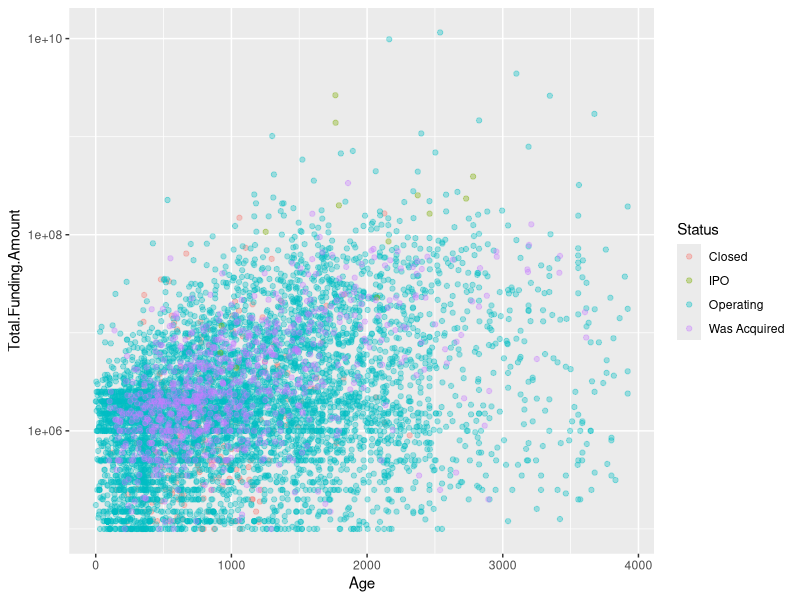
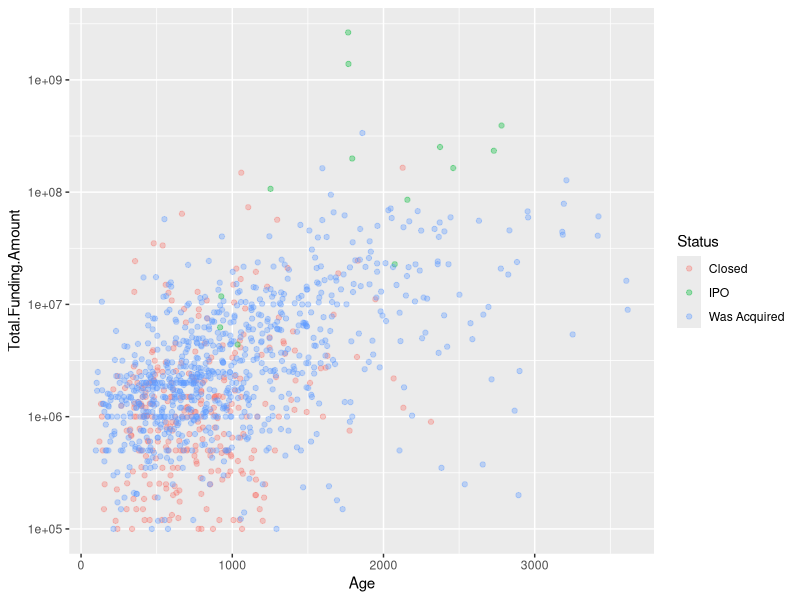
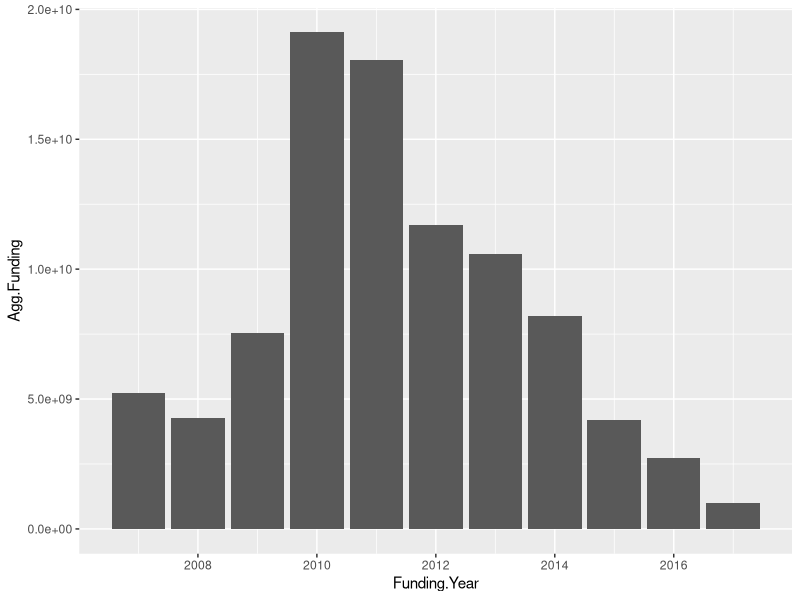
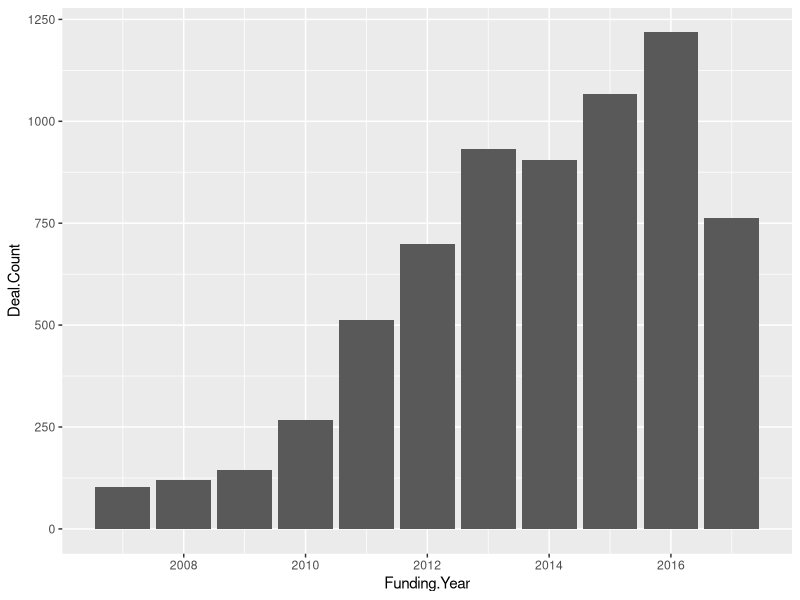
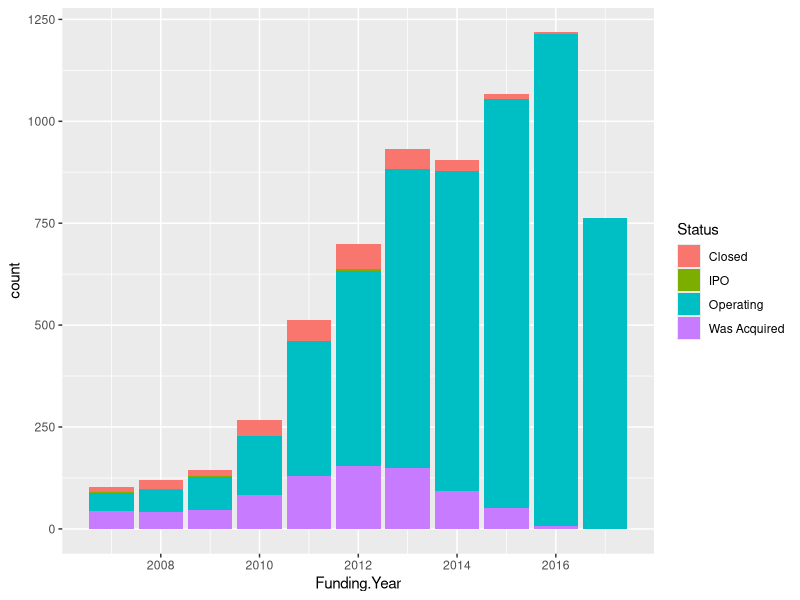
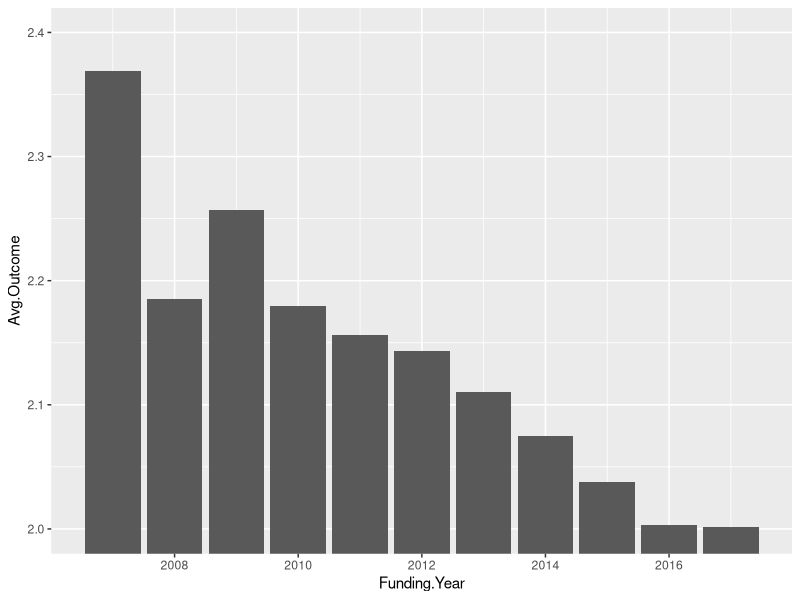
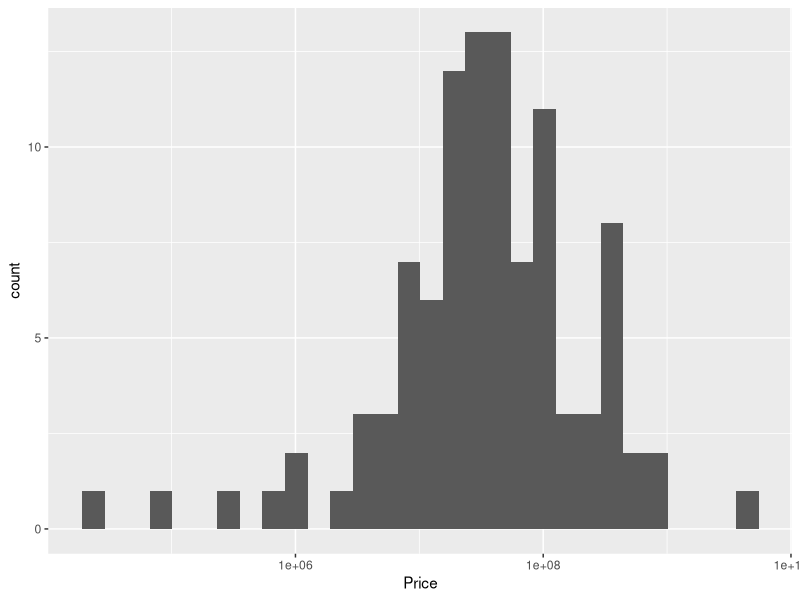
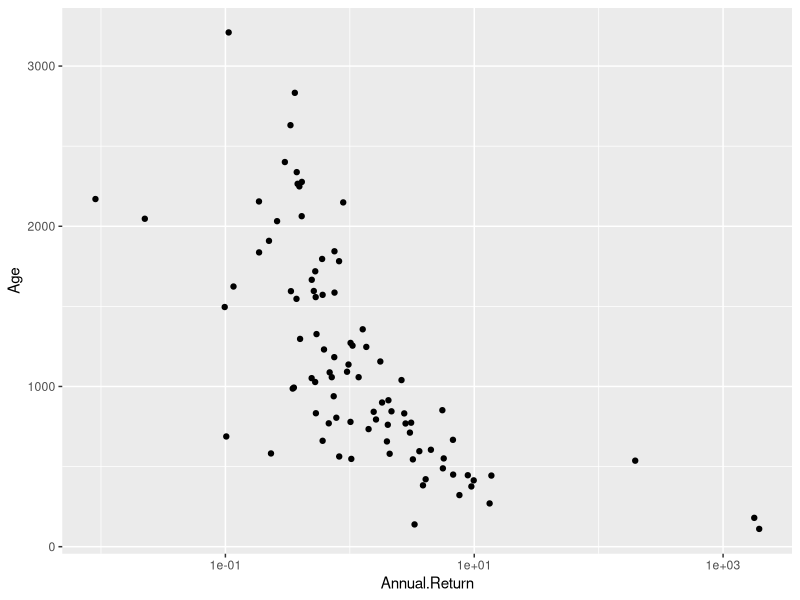

Source code (R) for these figures, in order:
## ---- chunk 1
knitr::opts_chunk$set(echo = TRUE)
## ---- chunk 2
library(plyr)
library(dplyr)
library(ggplot2)
library(zoo)
library(truncnorm)
data <- read.csv("cleancb.csv")
data$X <- NULL
nrow(data)
colnames(data)
attach(data)
## ---- chunk 3
#aardvark was acquired by Google in 2010 for $50Mm (verified by TechCrunch)
data$Price[which(data$Company.Name == "Aardvark")] <- 50000000
## ---- chunk 4
table1 <- as.data.frame(table(Status))
transform(table1, Relative = prop.table(Freq))
## ---- chunk 5
ddply(data, .(Status), summarize, MeanAge=mean(Age))
## ---- chunk 6
data$First.Funding <- as.Date(data$First.Funding)
data.baked <- subset(data, First.Funding < '2015-12-14')
table2 <- as.data.frame(table(data.baked$Status))
transform(table2, Relative = prop.table(Freq))
## ---- chunk 7
ggplot(data, aes(x = Age, y = Total.Funding.Amount, col = Status, alpha = 0.1)) + geom_jitter(alpha = 0.35) + scale_y_log10()
## ---- chunk 8
data3 <- subset(data, Status != "Operating")
ggplot(data3, aes(x = Age, y = Total.Funding.Amount, col = Status, alpha = 0.1)) + geom_jitter(alpha = 0.35) + scale_y_log10()
## ---- chunk 9
ddply(data, .(Status), summarize, MeanTotFunding=mean(Total.Funding.Amount), SDFunding = sd(Total.Funding.Amount))
## ---- chunk 10
datamod1 <- lm(Total.Funding.Amount ~ Age, data = data)
summary(datamod1)
## ---- chunk 11
nrow(data)
sum(data$Total.Funding.Amount)
#table1 <- as.data.frame(table(cut(data$First.Funding, breaks="year")))
data$Funding.Year <- sapply(strsplit(as.character(data$First.Funding),'-'), "[", 1)
data$Funding.Year <- as.numeric(data$Funding.Year)
table2 <- ddply(data, .(Funding.Year), summarize, Agg.Funding=sum(Total.Funding.Amount), Deal.Count = length(Total.Funding.Amount))
ggplot(table2, aes(Funding.Year, Agg.Funding)) +geom_bar(stat = "identity")
ggplot(table2, aes(Funding.Year, Deal.Count)) +geom_bar(stat = "identity")
table2$Avg.Total.Raise = table2$Agg.Funding/table2$Deal.Count
table2
## ---- chunk 12
ggplot(data, (aes(Funding.Year))) + geom_bar(aes(fill=Status))
## ---- chunk 13
data$Status <- ordered(data$Status, levels = c("Closed", "Operating", "Was Acquired", "IPO"))
table3 <- ddply(data, .(Funding.Year), summarize, Avg.Outcome=mean(as.numeric(Status)))
ggplot(table3, aes(Funding.Year, Avg.Outcome)) +geom_bar(stat = "identity") + coord_cartesian(ylim=c(2, 2.4))
## ---- chunk 14
#compare disclosed acquisition prices with total funds deployed in the space.
sum(data$Price, na.rm = TRUE)/sum(Total.Funding.Amount)
(sum(data$Price, na.rm = TRUE)+sum(data$Valuation.at.IPO, na.rm = TRUE))/sum(Total.Funding.Amount)
## ---- chunk 15
length(which(data$Status == "Was Acquired"))
sum(is.na(data$Price[which(data$Status == "Was Acquired")]))
## ---- chunk 16
#data2 = priced acquired
#data3 = unpriced acquired
#subset data to include just the priced/acquired companies
data2 <- subset(data, Status == "Was Acquired" & Price > 1)
data3 <- subset(data, Status == "Was Acquired" & is.na(Price))
data4 <- subset(data, Status != "Was Acquired")
data5 <- subset(data, Status == "IPO")
data5$Total.Return <- data5$Valuation.at.IPO/data5$Total.Funding.Amount
#at what prices were these companies acquired?
ggplot(data2, aes(Price)) +geom_histogram() + scale_x_log10()
#calculate total return
data2$Total.Return <- data2$Price/data2$Total.Funding.Amount
#ggplot(data2, aes(Total.Return, Age)) +geom_point() + scale_x_log10()
#annualized return
data2$Annual.Return <- ((data2$Total.Return) ^ (365.25/as.integer(data2$Age))) - 1
par(mfrow=c(2,2))
ggplot(data2, aes(Annual.Return, Age)) +geom_point() + scale_x_log10()
ggplot(data2, aes(Annual.Return, Total.Funding.Amount)) +geom_point() + scale_x_log10() + scale_y_log10()
par(mfrow=c(1,1)) 
## ---- chunk 17
datamod2 <- lm(Annual.Return ~ Total.Funding.Amount, data = data2)
summary(datamod2)
## ---- chunk 18
datamod3 <- lm(Annual.Return ~ Age, data = data2)
summary(datamod3)
## ---- chunk 19
par(mfrow=c(2,2)) 
hist(data2$Age)
hist(data2$Total.Funding.Amount)
par(mfrow=c(1,1)) 
cutpoint <- summary(data2$Total.Funding.Amount)[3]
#break the group into two at the median
data2a <- subset(data2, data2$Total.Funding.Amount > cutpoint)
data2b <- subset(data2, data2$Total.Funding.Amount <= cutpoint)
#test if the population mean Annual.Return between the two samples is different
t.test(data2a$Annual.Return, data2b$Annual.Return)
## ---- chunk 20
datamod4 <- lm(Annual.Return ~ Age, data = data2b)
summary(datamod4)
## ---- chunk 21
sum(data2$Annual.Return < 0)/nrow(data2)
#break our returns out to those that are <0 and those that are >=
data2a <- subset(data2, data2$Annual.Return < 0)
data2.remainder <- subset(data2, data2$Annual.Return >= 0)
#check here if the distribution is kind of normal-ish
hist(data2a$Annual.Return)
#so we'll need 10% of our data3 group to have negative returns also, which we populate to be normalish also but truncated
#pull a sample of rows from data3
neg.returns <- sample(1:nrow(data3), (0.1 * nrow(data3)), replace=F)
#group them into a dataframe
data3.negs <- data3[c(neg.returns),]
#remove these from our starting dataframe
data3.remainder <- data3[-c(neg.returns),]
#populate them with normally distributed, truncated (returns can't be <-1), negative returns
data3.negs$Inferred.Return <- rtruncnorm(nrow(data3.negs), a=-1, b=0, mean=mean(data2a$Annual.Return), sd=sd(data2a$Annual.Return))
#looks good
hist(data3.negs$Inferred.Return)
#we also know our biggest returns are to relatively young companies.  Five top returns are from companies aged 675 days or less.  
data2$Age[(data2$Annual.Return > 6)]
#this represents about 40% of all the acquired companies in that age group.  40% of all young, acquired companies are "high returns"
nrow(data2[(data2$Annual.Return > 6),])/nrow(data2[(data2$Age < 675),])
#first we grab from the remaining companies those that are <675 days old
data3.young <- subset(data3.remainder[(data3.remainder$Age < 675),])
data3.old <- subset(data3.remainder[(data3.remainder$Age >= 675),])
nrow(data3.remainder) == nrow(data3.young) + nrow(data3.old)
huge.returns <- sample(1:nrow(data3.young), (0.4 * nrow(data3.young)), replace=F)
data3.huge <- data3.young[c(huge.returns),]
data3.normal <- data3.young[-c(huge.returns),]
nrow(data3.young) == (nrow(data3.huge) + nrow(data3.normal))
data3.test <- rbind(data3.old, data3.normal)
#and make sure all the subsetting has been done correctly
nrow(data3.remainder) == (nrow(data3.test) + nrow(data3.huge))
#nice!  we have successfully carved out some companies to recieve huge returns assignments.  our remainder set checks out.
data3.remainder <- data3.test
#this leaves us with three working groups: one is assigned negative returns, one is assigned large returns, and one will be
#populated with normally distributed returns informed by a regression analysis from the Acquired Disclosed set
nrow(data3) == (nrow(data3.negs) + nrow(data3.huge) + nrow(data3.remainder))
#now we populate the big returns group from a normal, truncated distribution.  Our max is going to be lower than was evident in 
#our training set. The parameters here (mean, sd) are somewhat arbitary and open to debate.
data3.huge$Inferred.Return <- rtruncnorm(nrow(data3.huge), a=-1, b=50, mean=10, sd=5)
#so now we have three sets: a set of negative returns, a set of huge returns, and a remainder which is as yet unpopulated for returns
## ---- chunk 22
#remove our unhelpful outliers. maybe don't need to do this.
data2.remainder <- data2.remainder[-c(which(data2.remainder$Company.Name %in% c("Mapsense", "Komand", "Exelis"))),]
#we're saving this for later. might remain unused
#data2.smallpos <- subset(data2.remainder, data2.remainder$Annual.Return < 2)
#we see a normalish distribution if we take the 1/6 root of the remaining returns
hist(data2.remainder$Annual.Return^(1/6))
#so we use that in our regression
datamod5 <- lm((Annual.Return^(1/6)) ~ Age, data = data2.remainder)
summary(datamod5)
#QQ Plot here looks good.  This is the regression model we'll use to populate our positive returns
plot(datamod5, which = 2)
## ---- chunk 23
data2$Total.Return <- data2$Price/data2$Total.Funding.Amount
hist(data2$Total.Return, breaks = 500, xlim = c(0,100))
## ---- chunk 24
#populate inferred returns using the age-based regression from above
data3.remainder$Inferred.Return <- ((datamod5$coefficients[1]) + datamod5$coefficients[2]*data3.remainder$Age)^6
summary(data3.remainder$Inferred.Return)
#check this this looks weird.  we're looking to compare distributions here
summary(data2.remainder$Annual.Return)
#we join our three sets: negative returns, huge returns, and normally distributed returns back to each other
data3.huge$Group <- "Huge"
data3.negs$Group <- "Neg"
data3.remainder$Group <- "Remainder"
data3 <- do.call("rbind", list(data3.huge, data3.negs, data3.remainder))
data3$Inferred.Price <- (data3$Total.Funding.Amount * (1 + data3$Inferred.Return) ^ (as.integer(data3$Age)/365.25))
data3$Method <- "Inferred"
data2$Method <- "Reported"
data2$Group <- "Reported"
plot1 <- subset(data3, select = c("Inferred.Return", "Inferred.Price", "Age", "Method", "Group", "Total.Funding.Amount"))
plot2 <- subset(data2, select = c("Annual.Return", "Price", "Age", "Method", "Group", "Total.Funding.Amount"))
colnames(plot1) <- c("Return", "Price", "Age", "Method", "Group", "Funding.Total")
colnames(plot2) <- c("Return", "Price", "Age", "Method", "Group", "Funding.Total")
plot3 <- rbind(plot1, plot2)
ggplot(plot3, aes(Price, fill = Method)) + geom_density(alpha = 0.2) + scale_x_log10()  #THIS IS A GREAT CHART LEAVE IT IN
ggplot(plot3, aes(Age, fill = Group)) + geom_histogram(alpha = 0.5, aes(y = ..density..), position = 'identity', binwidth = 60)
#this plot is concerning -- is there a way to flatten that distribution out, away from 
ggplot(plot3, aes(Return, fill = Method)) + geom_density(alpha = 0.2) + coord_cartesian(xlim = c(-1, 25), ylim = c(0,1))
## ---- chunk 25
sum(data3$Inferred.Price)/sum(data3$Total.Funding.Amount)
sum(data2$Price)/sum(data2$Total.Funding.Amount)
mean(data3$Inferred.Return)
mean(data2$Annual.Return)
## ---- chunk 26
data2$Total.Return <- NULL
data3$Price <- data3$Inferred.Price
data3$Inferred.Price <- NULL
colnames(data3)[21] <- "Annual.Return"
#colnames(data2) == colnames(data3)
data5 <- rbind(data2, data3)
data4$Annual.Return <- 0
data4$Group <- "Reported"
data4$Price <- 0
data4$Method <- NA
data4$Price[which(!is.na(data4$Valuation.at.IPO))] <- data4$Valuation.at.IPO[which(!is.na(data4$Valuation.at.IPO))]
#colnames(data4) == colnames(data5)
data6 <- rbind(data4, data5)
## ---- chunk 27
totreturn <- (sum(data6$Price, na.rm = TRUE) + sum(data6$Valuation.at.IPO, na.rm = TRUE))/sum(data6$Total.Funding.Amount)
totreturn^(365.25/mean(data6$Age))-1
## ---- chunk 28
data7 <- subset(data6, data6$First.Funding <= '2013-01-01')
runs <- 10000
#simulates a portfolio of 10 companies, returns the probability of 5X return (20% IRR).
portfolio.sim <- function(){
  row.nos <- sample(1:nrow(data7), 20, replace=F)
  portfolio.denom <- 0
  portfolio.numer <- 0
    for (i in row.nos){
      denom <- data7$Total.Funding.Amount[i]
      numer <- data7$Price[i]
      portfolio.denom <- portfolio.denom + denom
      portfolio.numer <- portfolio.numer + numer}
  portfolio.return <- portfolio.numer/portfolio.denom
return(portfolio.return > 3)
}
mc.prob <- sum(replicate(runs,portfolio.sim()))/runs
mc.prob
